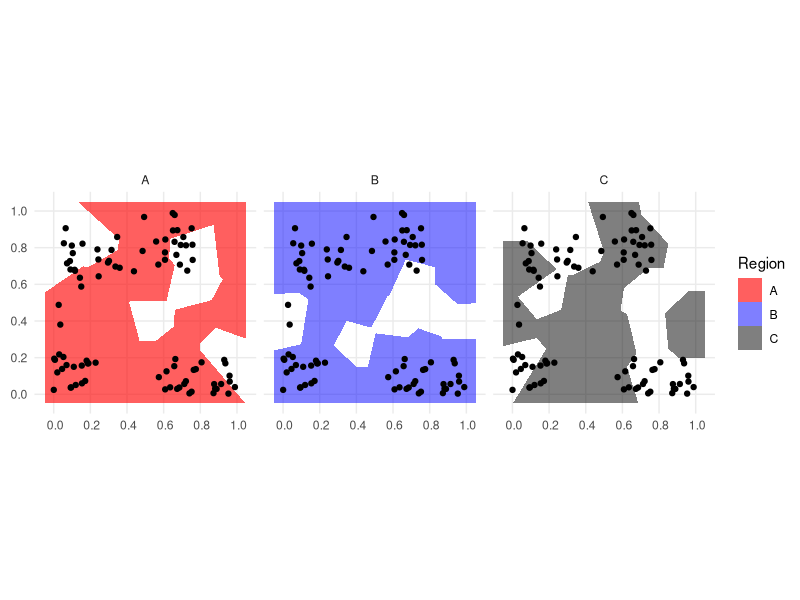

Source code (R):
library(spatstat)
library(sf)
library(ggplot2)
library(dplyr)


make_point_layer <- function(npts = 10) {
  rSSI(0.15, n = npts) %>% 
    st_as_sf() %>% 
    slice(-1) %>%
    select(-label)
}

make_binary_layer <- function(npts = 10) {
  bb <- list(
    matrix(c(-.05, -.05, 
             -.05, 1.05, 
             1.05, 1.05, 
             1.05, -.05, 
             -.05, -.05), byrow = TRUE, ncol = 2)) %>%
    st_polygon() %>%
    st_sfc()

  make_point_layer(n = npts) %>%
    st_union() %>%
    st_voronoi() %>%
    st_cast() %>%
    st_intersection(bb) %>%
    st_as_sf() %>%
    rename(geom = x)  %>% 
    mutate(value = sample(c(rep("FALSE", 4), rep("TRUE", 6)), npts, replace = TRUE)) %>%
    group_by(value) %>%
    summarise()
}

n_points_in_polygons <- function(polys, pts) {
  polys %>% st_contains(pts) %>%
  lengths
}

pts <- rThomas(5, 0.1, 20) %>%
  st_as_sf() %>%
  slice(-1)
npts <- dim(pts)[1]

A <- make_binary_layer(25) %>%
  filter(value == TRUE) %>%
  mutate(Region = "A") %>%
  mutate(n = n_points_in_polygons(., pts))
B <- make_binary_layer(25) %>%
  filter(value == TRUE) %>%
  mutate(Region = "B") %>%
  mutate(n = n_points_in_polygons(., pts))
C <- make_binary_layer(25) %>%
  filter(value == TRUE) %>%
  mutate(Region = "C") %>%
  mutate(n = n_points_in_polygons(., pts))

ABC <- A %>%
  bind_rows(B) %>%
  bind_rows(C) %>%
  select(-value) %>%
  mutate(area = st_area(geom),
         in_density = n / area,
         out_density = (npts - n) / (1.1^2 - area),
         weight = in_density / out_density,
         log_w = log10(weight))

ggplot(ABC) + 
  geom_sf(aes(fill = Region), linewidth = 0) + 
  geom_sf(data = pts) +
  scale_fill_manual(values = c("#ff0000a0", "#0000ff80", "#00000080")) +
  facet_wrap(~ Region) +
  theme_minimal()

ABC %>% st_drop_geometry()
